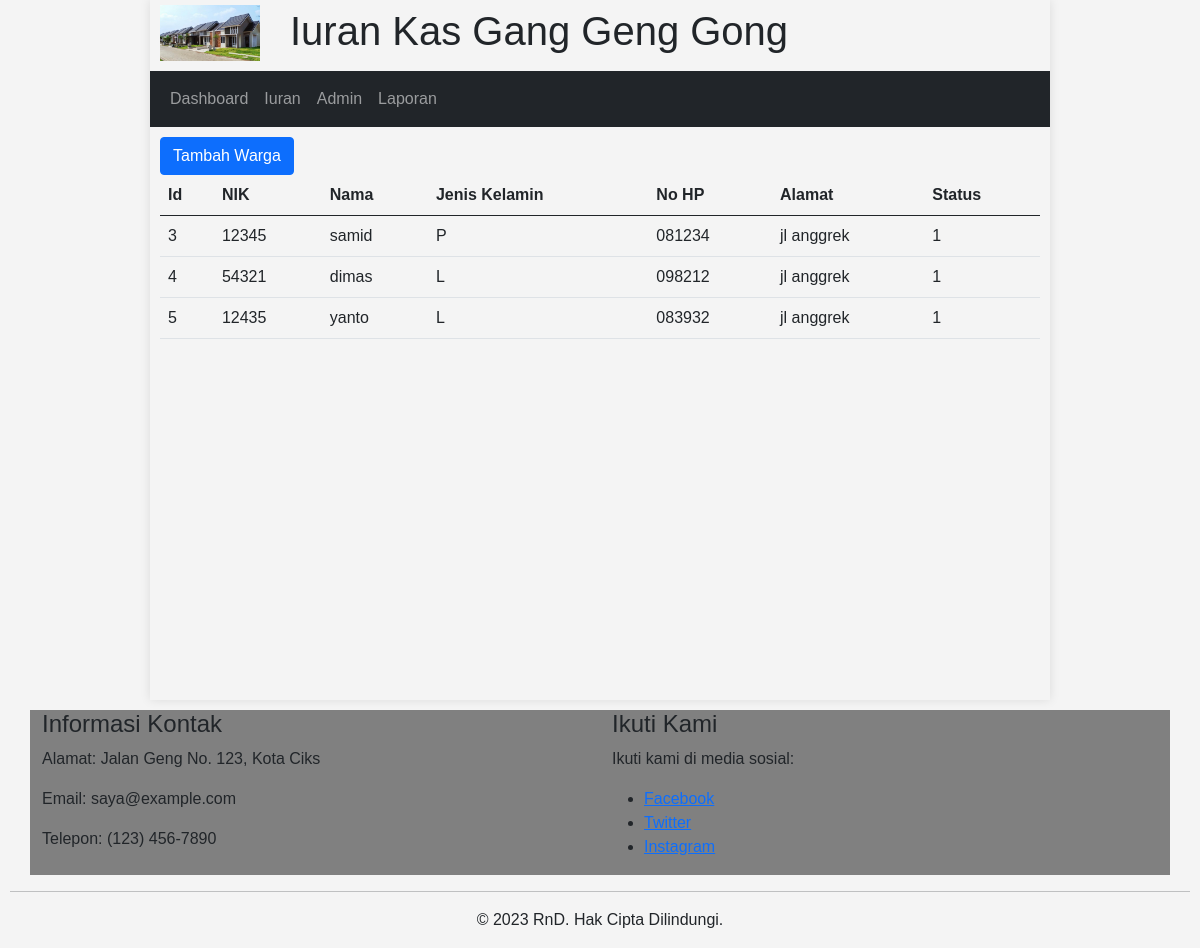
The page / on the database its author committed.
### tables this page shows
CREATE TABLE `warga` (
  `id` int(11) NOT NULL,
  `nik` varchar(100) NOT NULL,
  `nama` varchar(100) NOT NULL,
  `jenis_kelamin` enum('L','P') NOT NULL,
  `no_hp` varchar(100) NOT NULL,
  `alamat` text NOT NULL,
  `status` tinyint(4) NOT NULL,
  `user_id` int(11) NOT NULL
);

### includes/function.php (called while the page is built, shortened)
<?php
$conn = mysqli_connect("localhost", "root","","db_uas");
function query($query){
    global $conn;
    $result = mysqli_query($conn,$query);
    $rows =[];
    while( $row = mysqli_fetch_assoc($result) ) {
		$rows[] = $row;
	}
	return $rows;
}
?>

### public/index.php (the view, shortened to what this page needs)
<?php
require "../includes/function.php";
$result = query('SELECT * FROM warga');
?>
<!DOCTYPE html>
<html lang="en">
<head>
    <link href="https://cdn.jsdelivr.net/npm/bootstrap@5.0.2/dist/css/bootstrap.min.css" rel="stylesheet">
    <link rel="stylesheet" href="../assets/css/index.css">
</head>
<body>
    <div id="container">
        <?php require '../templates/header.php' ?>
        <?php require '../templates/navigasi.php' ?>
        <div id="main">
        <button type="button" class="btn btn-primary" data-bs-toggle="modal" data-bs-target="#exampleModal">
                Tambah Warga
            </button>
            <table class="table table-hover">
                <thead>
                    <tr>
                        <th scope="col">Id</th>
                        <th scope="col">NIK</th>
                        <th scope="col">Nama</th>
                        <th scope="col">Jenis Kelamin</th>
                        <th scope="col">No HP</th>
                        <th scope="col">Alamat</th>
                        <th scope="col">Status</th>
                    </tr>
                </thead>
                <tbody>
                    <?php if($result): ?>
                    <?php foreach($result as $row): ?>
                    <tr>
                        <td><?= $row['id'];?></td>
                        <td><?= $row['nik'];?></td>
                        <td><?= $row['nama'];?></td>
                        <td><?= $row['jenis_kelamin'];?></td>
                        <td><?= $row['no_hp'];?></td>
                        <td><?= $row['alamat'];?></td>
                        <td><?= $row['status'];?></td>
                    </tr>
                    <?php endforeach; else: ?>
                    <tr>
                        <td colspan="1">Belum ada data</td>
                    </tr>
                    <?php endif; ?>
                </tbody>
            </table>
        </div>
    </div>
    <?php require '../templates/footer.php' ?>
</body>
</html>

### assets/css/index.css (style rules this page uses)
body { font-family: Arial, sans-serif; background-color: #f4f4f4; margin: 0; padding: 0; }
#container { height: 700px; width: 900px; margin: auto; box-shadow: 0 0 10px rgba(0, 0, 0, 0.1); }
#main { display: block; margin: 10px; }
table { margin: auto; }

### rows shown on the page
warga: id "3", nik "12345", nama "samid", jenis_kelamin "P", no_hp "081234", alamat "jl anggrek", status "1"
warga: id "4", nik "54321", nama "dimas", jenis_kelamin "L", no_hp "098212", alamat "jl anggrek", status "1"
warga: id "5", nik "12435", nama "yanto", jenis_kelamin "L", no_hp "083932", alamat "jl anggrek", status "1"
